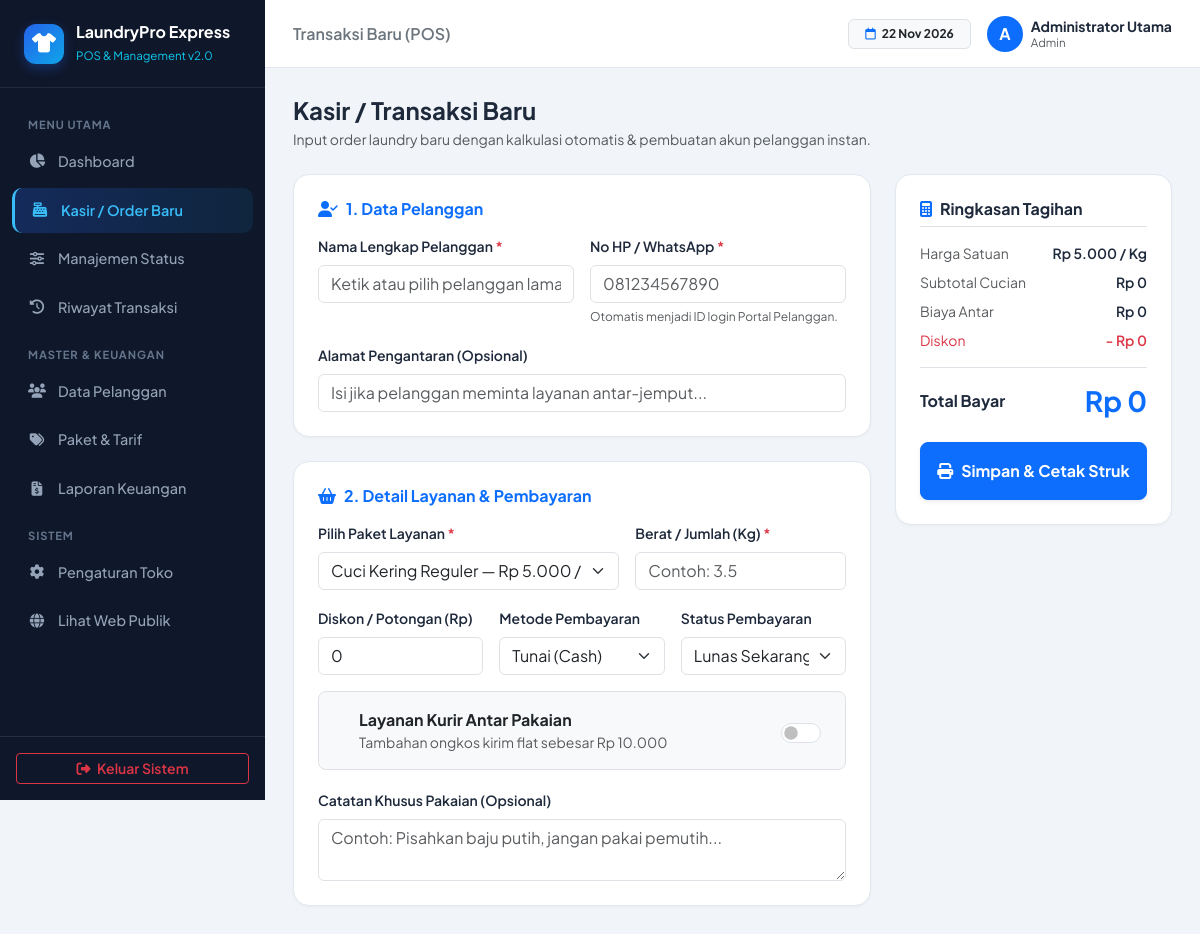
The page /admin_dashboard.php?page=transaksi_baru (signed in) on the database its author committed.
### tables this page shows
CREATE TABLE `pengaturan_toko` (
    `id` INT PRIMARY KEY DEFAULT 1,
    `nama_toko` VARCHAR(100) NOT NULL DEFAULT 'LaundryPro Express',
    `tagline` VARCHAR(150) NOT NULL DEFAULT 'Bersih, Wangi, Rapi & Tepat Waktu',
    `alamat_toko` TEXT NOT NULL,
    `no_wa_toko` VARCHAR(25) NOT NULL,
    `biaya_antar_default` DECIMAL(12,2) NOT NULL DEFAULT 10000,
    `catatan_struk` VARCHAR(255) NOT NULL DEFAULT 'Terima kasih telah mempercayakan pakaian Anda kepada kami.'
);

### config/helpers.php (called while the page is built, shortened)
<?php
function e(?string $str): string {
    return htmlspecialchars($str ?? '', ENT_QUOTES, 'UTF-8');
}
function rupiah($angka): string {
    return 'Rp ' . number_format((float)$angka, 0, ',', '.');
}
function get_toko(PDO $pdo): array {
    $stmt = $pdo->query("SELECT * FROM pengaturan_toko WHERE id = 1");
    return $stmt->fetch() ?: [
        'nama_toko' => 'LaundryPro Express',
        'tagline' => 'Solusi Laundry Modern',
        'alamat_toko' => 'Jl. Merdeka No. 1',
        'no_wa_toko' => '081234567890',
        'biaya_antar_default' => 10000,
        'catatan_struk' => 'Terima kasih atas kepercayaan Anda.'
    ];
}

### pages/transaksi_baru.php (the view, shortened to what this page needs)
<?php
$daftarLayanan = $pdo->query("SELECT * FROM layanan WHERE aktif = 1 ORDER BY id ASC")->fetchAll();
$biayaAntarDefault = (float)$toko['biaya_antar_default'];
?>
<div class="mb-4">
    <h4 class="fw-bold mb-1">Kasir / Transaksi Baru</h4>
    <p class="text-muted small mb-0">Input order laundry baru dengan kalkulasi otomatis & pembuatan akun pelanggan instan.</p>
</div>
<form action="actions/transaksi_simpan.php" method="POST" id="formPosLaundry">
    <div class="row g-4">
        <div class="col-lg-8">
            <div class="card-pro p-4 mb-4">
                <h6 class="fw-bold text-primary mb-3"><i class="fa-solid fa-user-check me-2"></i>1. Data Pelanggan</h6>
                <div class="row g-3">
                    <div class="col-md-6">
                        <label class="form-label small fw-semibold">Nama Lengkap Pelanggan <span class="text-danger">*</span></label>
                        <input type="text" class="form-control" name="nama_pelanggan" id="inputNama" list="listPelanggan" placeholder="Ketik atau pilih pelanggan lama..." required>
                    </div>
                    <div class="col-md-6">
                        <label class="form-label small fw-semibold">No HP / WhatsApp <span class="text-danger">*</span></label>
                        <input type="text" class="form-control" name="no_hp" id="inputHp" placeholder="081234567890" required>
                        <small class="text-muted" style="font-size: 0.75rem;">Otomatis menjadi ID login Portal Pelanggan.</small>
                    </div>
                    <div class="col-12">
                        <label class="form-label small fw-semibold">Alamat Pengantaran (Opsional)</label>
                        <input type="text" class="form-control" name="alamat_antar" id="inputAlamat" placeholder="Isi jika pelanggan meminta layanan antar-jemput...">
                    </div>
                </div>
            </div>
            <div class="card-pro p-4">
                <h6 class="fw-bold text-primary mb-3"><i class="fa-solid fa-basket-shopping me-2"></i>2. Detail Layanan & Pembayaran</h6>
                <div class="row g-3">
                    <div class="col-md-7">
                        <label class="form-label small fw-semibold">Pilih Paket Layanan <span class="text-danger">*</span></label>
                        <select class="form-select" name="layanan_id" id="selectLayanan" required>
                            <?php foreach ($daftarLayanan as $l): ?>
                                <option value="<?= $l['id']; ?>" data-harga="<?= $l['harga']; ?>" data-satuan="<?= e($l['satuan']); ?>" data-estimasi="<?= $l['estimasi_jam']; ?>">
                                    <?= e($l['nama_layanan']); ?> — <?= rupiah($l['harga']); ?> / <?= e($l['satuan']); ?> (Est. <?= $l['estimasi_jam']; ?> Jam)
                                </option>
                            <?php endforeach; ?>
                        </select>
                    </div>
                    <div class="col-md-5">
                        <label class="form-label small fw-semibold">Berat / Jumlah (<span id="labelSatuan">Kg</span>) <span class="text-danger">*</span></label>
                        <input type="number" step="0.1" min="0.1" class="form-control" name="berat_qty" id="inputBerat" placeholder="Contoh: 3.5" required>
                    </div>
                    <div class="col-md-4">
                        <label class="form-label small fw-semibold">Diskon / Potongan (Rp)</label>
                        <input type="number" min="0" step="500" class="form-control" name="diskon" id="inputDiskon" value="0">
                    </div>
                    <div class="col-md-4">
                        <label class="form-label small fw-semibold">Metode Pembayaran</label>
                        <select class="form-select" name="metode_bayar">
                            <option value="Tunai">Tunai (Cash)</option>
                        </select>
                    </div>
                    <div class="col-md-4">
                        <label class="form-label small fw-semibold">Status Pembayaran</label>
                        <select class="form-select" name="status_bayar">
                            <option value="Lunas">Lunas Sekarang</option>
                        </select>
                    </div>
                    <div class="col-12">
                        <div class="form-check form-switch bg-light p-3 rounded-3 border d-flex align-items-center justify-content-between">
                            <div>
                                <label class="form-check-label fw-bold text-dark ms-4" for="checkAntar">
                                    Layanan Kurir Antar Pakaian
                                </label>
                                <div class="small text-muted ms-4">Tambahan ongkos kirim flat sebesar <?= rupiah($biayaAntarDefault); ?></div>
                            </div>
                            <input class="form-check-input fs-5 me-2" type="checkbox" name="pakai_antar" id="checkAntar" value="1">
                        </div>
                    </div>
                    <div class="col-12">
                        <label class="form-label small fw-semibold">Catatan Khusus Pakaian (Opsional)</label>
                        <textarea class="form-control" name="catatan" rows="2" placeholder="Contoh: Pisahkan baju putih, jangan pakai pemutih..."></textarea>
                    </div>
                </div>
            </div>
        </div>
        <div class="col-lg-4">
            <div class="card-pro p-4 sticky-top" style="top: 90px;">
                <h6 class="fw-bold mb-3 border-bottom pb-2"><i class="fa-solid fa-calculator text-primary me-2"></i>Ringkasan Tagihan</h6>
                <div class="d-flex justify-content-between small mb-2">
                    <span class="text-muted">Harga Satuan</span>
                    <span class="fw-semibold" id="summaryHargaSatuan">Rp 0</span>
                </div>
                <div class="d-flex justify-content-between small mb-2">
                    <span class="text-muted">Subtotal Cucian</span>
                    <span class="fw-semibold" id="summarySubtotal">Rp 0</span>
                </div>
                <div class="d-flex justify-content-between small mb-2">
                    <span class="text-muted">Biaya Antar</span>
                    <span class="fw-semibold" id="summaryAntar">Rp 0</span>
                </div>
                <div class="d-flex justify-content-between small mb-3 text-danger">
                    <span>Diskon</span>
                    <span class="fw-semibold" id="summaryDiskon">- Rp 0</span>
                </div>
                <div class="border-top pt-3 mb-4 d-flex justify-content-between align-items-center">
                    <span class="fw-bold">Total Bayar</span>
                    <h3 class="fw-bold text-primary mb-0" id="summaryTotal">Rp 0</h3>
                </div>
                <button type="submit" class="btn btn-primary w-100 py-3 fw-bold rounded-3 shadow-sm">
                    <i class="fa-solid fa-print me-2"></i>Simpan & Cetak Struk
                </button>
            </div>
        </div>
    </div>
</form>

### admin_dashboard.php (shortened to what this page needs)
<?php
require_once 'config/database.php';
require_once 'config/helpers.php';
$toko = get_toko($pdo);
$allowedPages = [
    'home'             => 'Dashboard Utama',
    'transaksi_baru'   => 'Transaksi Baru (POS)',
    'manajemen_status' => 'Manajemen Status',
    'riwayat'          => 'Riwayat Transaksi',
    'pelanggan'        => 'Data Pelanggan',
    'layanan'          => 'Paket & Tarif Layanan',
    'laporan'          => 'Laporan Keuangan',
    'pengaturan'       => 'Pengaturan Toko'
];
$page = $_GET['page'] ?? 'home';
?>
<!DOCTYPE html>
<html lang="id">
<head>
    <link href="https://cdn.jsdelivr.net/npm/bootstrap@5.3.3/dist/css/bootstrap.min.css" rel="stylesheet">
    <link rel="stylesheet" href="https://cdnjs.cloudflare.com/ajax/libs/font-awesome/6.5.1/css/all.min.css">
    <link rel="stylesheet" href="assets/css/app.css">
</head>
<body>
    <aside class="sidebar no-print" id="appSidebar">
        <div class="sidebar-brand">
            <div class="brand-icon"><i class="fa-solid fa-shirt"></i></div>
            <div>
                <div class="fw-bold text-white lh-sm"><?= e($toko['nama_toko']); ?></div>
                <small class="text-info" style="font-size: 0.72rem;">POS & Management v2.0</small>
            </div>
        </div>
        <nav class="sidebar-nav">
            <div class="nav-section-title">Menu Utama</div>
            <a href="admin_dashboard.php?page=home" class="sidebar-link <?= $page === 'home' ? 'active' : ''; ?>">
                <i class="fa-solid fa-chart-pie fa-fw"></i> Dashboard
            </a>
            <a href="admin_dashboard.php?page=transaksi_baru" class="sidebar-link <?= $page === 'transaksi_baru' ? 'active' : ''; ?>">
                <i class="fa-solid fa-cash-register fa-fw"></i> Kasir / Order Baru
            </a>
            <a href="admin_dashboard.php?page=manajemen_status" class="sidebar-link <?= $page === 'manajemen_status' ? 'active' : ''; ?>">
                <i class="fa-solid fa-sliders fa-fw"></i> Manajemen Status
            </a>
            <a href="admin_dashboard.php?page=riwayat" class="sidebar-link <?= $page === 'riwayat' ? 'active' : ''; ?>">
                <i class="fa-solid fa-clock-rotate-left fa-fw"></i> Riwayat Transaksi
            </a>
            <div class="nav-section-title">Master & Keuangan</div>
            <a href="admin_dashboard.php?page=pelanggan" class="sidebar-link <?= $page === 'pelanggan' ? 'active' : ''; ?>">
                <i class="fa-solid fa-users fa-fw"></i> Data Pelanggan
            </a>
            <a href="admin_dashboard.php?page=layanan" class="sidebar-link <?= $page === 'layanan' ? 'active' : ''; ?>">
                <i class="fa-solid fa-tags fa-fw"></i> Paket & Tarif
            </a>
            <a href="admin_dashboard.php?page=laporan" class="sidebar-link <?= $page === 'laporan' ? 'active' : ''; ?>">
                <i class="fa-solid fa-file-invoice-dollar fa-fw"></i> Laporan Keuangan
            </a>
            <div class="nav-section-title">Sistem</div>
            <a href="admin_dashboard.php?page=pengaturan" class="sidebar-link <?= $page === 'pengaturan' ? 'active' : ''; ?>">
                <i class="fa-solid fa-gear fa-fw"></i> Pengaturan Toko
            </a>
            <a href="index.php" target="_blank" class="sidebar-link">
                <i class="fa-solid fa-globe fa-fw"></i> Lihat Web Publik
            </a>
        </nav>
        <div class="p-3 border-top border-secondary border-opacity-25">
            <a href="actions/auth_logout.php" class="btn btn-outline-danger btn-sm w-100 fw-semibold">
                <i class="fa-solid fa-right-from-bracket me-1"></i> Keluar Sistem
            </a>
        </div>
    </aside>
    <div class="main-wrapper">
        <header class="topbar no-print">
            <div class="d-flex align-items-center gap-3">
                <span class="fw-semibold text-secondary d-none d-sm-inline"><?= e($allowedPages[$page]); ?></span>
            </div>
            <div class="d-flex align-items-center gap-3">
                <span class="badge bg-light text-dark border px-3 py-2 d-none d-md-inline">
                    <i class="fa-regular fa-calendar me-1 text-primary"></i> <?= date('d M Y'); ?>
                </span>
                <div class="d-flex align-items-center gap-2">
                    <div class="bg-primary text-white rounded-circle d-flex align-items-center justify-content-center fw-bold" style="width: 36px; height: 36px;">
                        <?= strtoupper(substr($_SESSION['nama_lengkap'] ?? 'A', 0, 1)); ?>
                    </div>
                    <div class="lh-1">
                        <div class="fw-bold small"><?= e($_SESSION['nama_lengkap'] ?? 'Admin'); ?></div>
                        <small class="text-muted text-capitalize" style="font-size: 0.72rem;"><?= e($_SESSION['role']); ?></small>
                    </div>
                </div>
            </div>
        </header>
        <main class="content-container">
            <?php require __DIR__ . "/pages/{$page}.php"; ?>
        </main>
    </div>
</body>
</html>

### assets/css/app.css (style rules this page uses)
:root { --lp-primary: #2563eb; --lp-primary-dark: #1d4ed8; --lp-accent: #0ea5e9; --lp-sidebar-bg: #0f172a; --lp-sidebar-hover: rgba(255, 255, 255, 0.08); --lp-body-bg: #f1f5f9; --lp-card-border: #e2e8f0; --lp-sidebar-width: 265px; }
body { font-family: 'Plus Jakarta Sans', -apple-system, BlinkMacSystemFont, sans-serif; background-color: var(--lp-body-bg); color: #1e293b; overflow-x: hidden; }
.sidebar { position: fixed; top: 0; left: 0; width: var(--lp-sidebar-width); height: 100vh; background: var(--lp-sidebar-bg); color: #f8fafc; z-index: 1040; display: flex; flex-direction: column; transition: transform 0.3s ease; }
.sidebar-brand { padding: 1.35rem 1.5rem; border-bottom: 1px solid rgba(255, 255, 255, 0.08); display: flex; align-items: center; gap: 12px; }
.brand-icon { width: 40px; height: 40px; border-radius: 12px; background: linear-gradient(135deg, var(--lp-primary), var(--lp-accent)); display: flex; align-items: center; justify-content: center; color: #fff; font-size: 1.2rem; box-shadow: 0 4px 12px rgba(37, 99, 235, 0.35); }
.sidebar-nav { padding: 1rem 0.75rem; flex-grow: 1; overflow-y: auto; }
.nav-section-title { font-size: 0.7rem; font-weight: 700; text-transform: uppercase; letter-spacing: 0.08em; color: #64748b; padding: 0.75rem 1rem 0.4rem; }
.sidebar-link { display: flex; align-items: center; gap: 12px; padding: 0.72rem 1rem; margin-bottom: 4px; border-radius: 10px; color: #94a3b8; text-decoration: none; font-size: 0.9rem; font-weight: 500; transition: all 0.2s ease; }
.sidebar-link.active { background: linear-gradient(90deg, rgba(37, 99, 235, 0.25), rgba(14, 165, 233, 0.1)); color: #38bdf8; font-weight: 600; border-left: 3px solid #38bdf8; }
.main-wrapper { margin-left: var(--lp-sidebar-width); min-height: 100vh; display: flex; flex-direction: column; transition: margin-left 0.3s ease; }
.topbar { height: 68px; background: #ffffff; border-bottom: 1px solid var(--lp-card-border); padding: 0 1.75rem; display: flex; align-items: center; justify-content: space-between; position: sticky; top: 0; z-index: 1020; }
.content-container { padding: 1.75rem; flex-grow: 1; }
.card-pro { background: #ffffff; border: 1px solid var(--lp-card-border); border-radius: 16px; box-shadow: 0 1px 3px rgba(15, 23, 42, 0.04); }

### rows shown on the page
pengaturan_toko: nama_toko "LaundryPro Express", biaya_antar_default "Rp 10.000"

### other values the page prints
$allowedPages[$page] "Transaksi Baru (POS)"
substr($_SESSION['nama_lengkap'] ?? 'A', 0, 1) "A"
$_SESSION['nama_lengkap'] "Administrator Utama"
$_SESSION['role'] "Admin"
form field layanan_id "Cuci Kering Reguler — Rp 5.000 / Kg (Est. 48 Jam)"
